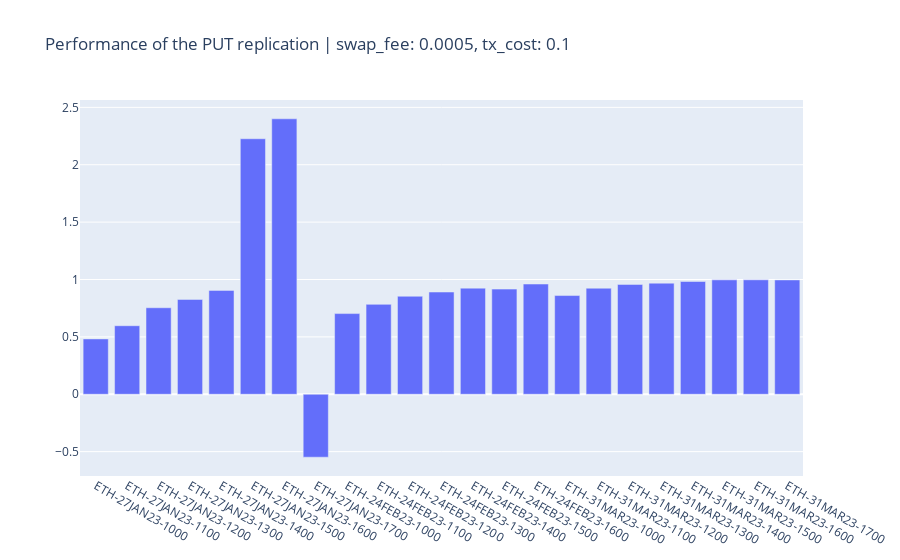

The cell this chart's notebook holds for it:
### Code cell
# dices2 = pd.DataFrame(np.random.randint(low=1, high=7, size=(100, 2)), columns=('Кость 1', 'Кость 2'))
# dices2['Сумма'] = dices2['Кость 1'] + dices2['Кость 2']
# dices3 = pd.DataFrame(np.random.randint(low=1, high=7, size=(1000, 2)), columns=('Кость 1', 'Кость 2'))
# dices3['Сумма'] = dices3['Кость 1'] + dices3['Кость 2']

fig = go.Figure(layout = {"title": {"text": '''Performance of the {} replication | swap_fee: {}, tx_cost: {}'''.format(option_type.upper(), swap_fee, tx_cost)}})
# fig.add_trace(go.Histogram(x=dices['Сумма']))
for i in range(len(res)):
    # fig.add_trace(go.Histogram(x=r))
    # fig.add_trace(go.Histogram(x=r))
    fig2 = px.bar(res[i], x=np.array([res[i][0]]), y=np.array([res[i][1]]))
    
    # fig2 = px.bar(df, x="x", y="y")
    fig.add_trace(fig2.data[0])

# fig.add_trace(go.Histogram(x=dices3['Сумма']))
fig.show()

### Figure 1 — Plotly figure (JSON) as saved in the notebook; plotly's stock layout.template omitted (floating-point values rounded to 4 significant figures)
{"data": [{"alignmentgroup": "True", "hovertemplate": "x=%{x}<br>y=%{y}<extra></extra>", "legendgroup": "", "marker": {"color": "#636efa", "pattern": {"shape": ""}}, "name": "", "offsetgroup": "", "orientation": "v", "showlegend": false, "textposition": "auto", "type": "bar", "x": ["ETH-27JAN23-1000"], "xaxis": "x", "y": [0.4821], "yaxis": "y"}, {"alignmentgroup": "True", "hovertemplate": "x=%{x}<br>y=%{y}<extra></extra>", "legendgroup": "", "marker": {"color": "#636efa", "pattern": {"shape": ""}}, "name": "", "offsetgroup": "", "orientation": "v", "showlegend": false, "textposition": "auto", "type": "bar", "x": ["ETH-27JAN23-1100"], "xaxis": "x", "y": [0.5973], "yaxis": "y"}, {"alignmentgroup": "True", "hovertemplate": "x=%{x}<br>y=%{y}<extra></extra>", "legendgroup": "", "marker": {"color": "#636efa", "pattern": {"shape": ""}}, "name": "", "offsetgroup": "", "orientation": "v", "showlegend": false, "textposition": "auto", "type": "bar", "x": ["ETH-27JAN23-1200"], "xaxis": "x", "y": [0.7538], "yaxis": "y"}, {"alignmentgroup": "True", "hovertemplate": "x=%{x}<br>y=%{y}<extra></extra>", "legendgroup": "", "marker": {"color": "#636efa", "pattern": {"shape": ""}}, "name": "", "offsetgroup": "", "orientation": "v", "showlegend": false, "textposition": "auto", "type": "bar", "x": ["ETH-27JAN23-1300"], "xaxis": "x", "y": [0.8264], "yaxis": "y"}, {"alignmentgroup": "True", "hovertemplate": "x=%{x}<br>y=%{y}<extra></extra>", "legendgroup": "", "marker": {"color": "#636efa", "pattern": {"shape": ""}}, "name": "", "offsetgroup": "", "orientation": "v", "showlegend": false, "textposition": "auto", "type": "bar", "x": ["ETH-27JAN23-1400"], "xaxis": "x", "y": [0.9051], "yaxis": "y"}, {"alignmentgroup": "True", "hovertemplate": "x=%{x}<br>y=%{y}<extra></extra>", "legendgroup": "", "marker": {"color": "#636efa", "pattern": {"shape": ""}}, "name": "", "offsetgroup": "", "orientation": "v", "showlegend": false, "textposition": "auto", "type": "bar", "x": ["ETH-27JAN23-1500"], "xaxis": "x", "y": [2.226], "yaxis": "y"}, {"alignmentgroup": "True", "hovertemplate": "x=%{x}<br>y=%{y}<extra></extra>", "legendgroup": "", "marker": {"color": "#636efa", "pattern": {"shape": ""}}, "name": "", "offsetgroup": "", "orientation": "v", "showlegend": false, "textposition": "auto", "type": "bar", "x": ["ETH-27JAN23-1600"], "xaxis": "x", "y": [2.4], "yaxis": "y"}, {"alignmentgroup": "True", "hovertemplate": "x=%{x}<br>y=%{y}<extra></extra>", "legendgroup": "", "marker": {"color": "#636efa", "pattern": {"shape": ""}}, "name": "", "offsetgroup": "", "orientation": "v", "showlegend": false, "textposition": "auto", "type": "bar", "x": ["ETH-27JAN23-1700"], "xaxis": "x", "y": [-0.5484], "yaxis": "y"}, {"alignmentgroup": "True", "hovertemplate": "x=%{x}<br>y=%{y}<extra></extra>", "legendgroup": "", "marker": {"color": "#636efa", "pattern": {"shape": ""}}, "name": "", "offsetgroup": "", "orientation": "v", "showlegend": false, "textposition": "auto", "type": "bar", "x": ["ETH-24FEB23-1000"], "xaxis": "x", "y": [0.703], "yaxis": "y"}, {"alignmentgroup": "True", "hovertemplate": "x=%{x}<br>y=%{y}<extra></extra>", "legendgroup": "", "marker": {"color": "#636efa", "pattern": {"shape": ""}}, "name": "", "offsetgroup": "", "orientation": "v", "showlegend": false, "textposition": "auto", "type": "bar", "x": ["ETH-24FEB23-1100"], "xaxis": "x", "y": [0.7834], "yaxis": "y"}, {"alignmentgroup": "True", "hovertemplate": "x=%{x}<br>y=%{y}<extra></extra>", "legendgroup": "", "marker": {"color": "#636efa", "pattern": {"shape": ""}}, "name": "", "offsetgroup": "", "orientation": "v", "showlegend": false, "textposition": "auto", "type": "bar", "x": ["ETH-24FEB23-1200"], "xaxis": "x", "y": [0.854], "yaxis": "y"}, {"alignmentgroup": "True", "hovertemplate": "x=%{x}<br>y=%{y}<extra></extra>", "legendgroup": "", "marker": {"color": "#636efa", "pattern": {"shape": ""}}, "name": "", "offsetgroup": "", "orientation": "v", "showlegend": false, "textposition": "auto", "type": "bar", "x": ["ETH-24FEB23-1300"], "xaxis": "x", "y": [0.8909], "yaxis": "y"}, {"alignmentgroup": "True", "hovertemplate": "x=%{x}<br>y=%{y}<extra></extra>", "legendgroup": "", "marker": {"color": "#636efa", "pattern": {"shape": ""}}, "name": "", "offsetgroup": "", "orientation": "v", "showlegend": false, "textposition": "auto", "type": "bar", "x": ["ETH-24FEB23-1400"], "xaxis": "x", "y": [0.9248], "yaxis": "y"}, {"alignmentgroup": "True", "hovertemplate": "x=%{x}<br>y=%{y}<extra></extra>", "legendgroup": "", "marker": {"color": "#636efa", "pattern": {"shape": ""}}, "name": "", "offsetgroup": "", "orientation": "v", "showlegend": false, "textposition": "auto", "type": "bar", "x": ["ETH-24FEB23-1500"], "xaxis": "x", "y": [0.9162], "yaxis": "y"}, {"alignmentgroup": "True", "hovertemplate": "x=%{x}<br>y=%{y}<extra></extra>", "legendgroup": "", "marker": {"color": "#636efa", "pattern": {"shape": ""}}, "name": "", "offsetgroup": "", "orientation": "v", "showlegend": false, "textposition": "auto", "type": "bar", "x": ["ETH-24FEB23-1600"], "xaxis": "x", "y": [0.9606], "yaxis": "y"}, {"alignmentgroup": "True", "hovertemplate": "x=%{x}<br>y=%{y}<extra></extra>", "legendgroup": "", "marker": {"color": "#636efa", "pattern": {"shape": ""}}, "name": "", "offsetgroup": "", "orientation": "v", "showlegend": false, "textposition": "auto", "type": "bar", "x": ["ETH-31MAR23-1000"], "xaxis": "x", "y": [0.8601], "yaxis": "y"}, {"alignmentgroup": "True", "hovertemplate": "x=%{x}<br>y=%{y}<extra></extra>", "legendgroup": "", "marker": {"color": "#636efa", "pattern": {"shape": ""}}, "name": "", "offsetgroup": "", "orientation": "v", "showlegend": false, "textposition": "auto", "type": "bar", "x": ["ETH-31MAR23-1100"], "xaxis": "x", "y": [0.9241], "yaxis": "y"}, {"alignmentgroup": "True", "hovertemplate": "x=%{x}<br>y=%{y}<extra></extra>", "legendgroup": "", "marker": {"color": "#636efa", "pattern": {"shape": ""}}, "name": "", "offsetgroup": "", "orientation": "v", "showlegend": false, "textposition": "auto", "type": "bar", "x": ["ETH-31MAR23-1200"], "xaxis": "x", "y": [0.9571], "yaxis": "y"}, {"alignmentgroup": "True", "hovertemplate": "x=%{x}<br>y=%{y}<extra></extra>", "legendgroup": "", "marker": {"color": "#636efa", "pattern": {"shape": ""}}, "name": "", "offsetgroup": "", "orientation": "v", "showlegend": false, "textposition": "auto", "type": "bar", "x": ["ETH-31MAR23-1300"], "xaxis": "x", "y": [0.9681], "yaxis": "y"}, {"alignmentgroup": "True", "hovertemplate": "x=%{x}<br>y=%{y}<extra></extra>", "legendgroup": "", "marker": {"color": "#636efa", "pattern": {"shape": ""}}, "name": "", "offsetgroup": "", "orientation": "v", "showlegend": false, "textposition": "auto", "type": "bar", "x": ["ETH-31MAR23-1400"], "xaxis": "x", "y": [0.9824], "yaxis": "y"}, {"alignmentgroup": "True", "hovertemplate": "x=%{x}<br>y=%{y}<extra></extra>", "legendgroup": "", "marker": {"color": "#636efa", "pattern": {"shape": ""}}, "name": "", "offsetgroup": "", "orientation": "v", "showlegend": false, "textposition": "auto", "type": "bar", "x": ["ETH-31MAR23-1500"], "xaxis": "x", "y": [0.9969], "yaxis": "y"}, {"alignmentgroup": "True", "hovertemplate": "x=%{x}<br>y=%{y}<extra></extra>", "legendgroup": "", "marker": {"color": "#636efa", "pattern": {"shape": ""}}, "name": "", "offsetgroup": "", "orientation": "v", "showlegend": false, "textposition": "auto", "type": "bar", "x": ["ETH-31MAR23-1600"], "xaxis": "x", "y": [0.9973], "yaxis": "y"}, {"alignmentgroup": "True", "hovertemplate": "x=%{x}<br>y=%{y}<extra></extra>", "legendgroup": "", "marker": {"color": "#636efa", "pattern": {"shape": ""}}, "name": "", "offsetgroup": "", "orientation": "v", "showlegend": false, "textposition": "auto", "type": "bar", "x": ["ETH-31MAR23-1700"], "xaxis": "x", "y": [0.9963], "yaxis": "y"}], "layout": {"autosize": true, "title": {"text": "Performance of the PUT replication | swap_fee: 0.0005, tx_cost: 0.1"}, "xaxis": {"autorange": true, "range": [-0.5, 22.5], "type": "category"}, "yaxis": {"autorange": true, "range": [-0.7122, 2.564], "type": "linear"}}}
